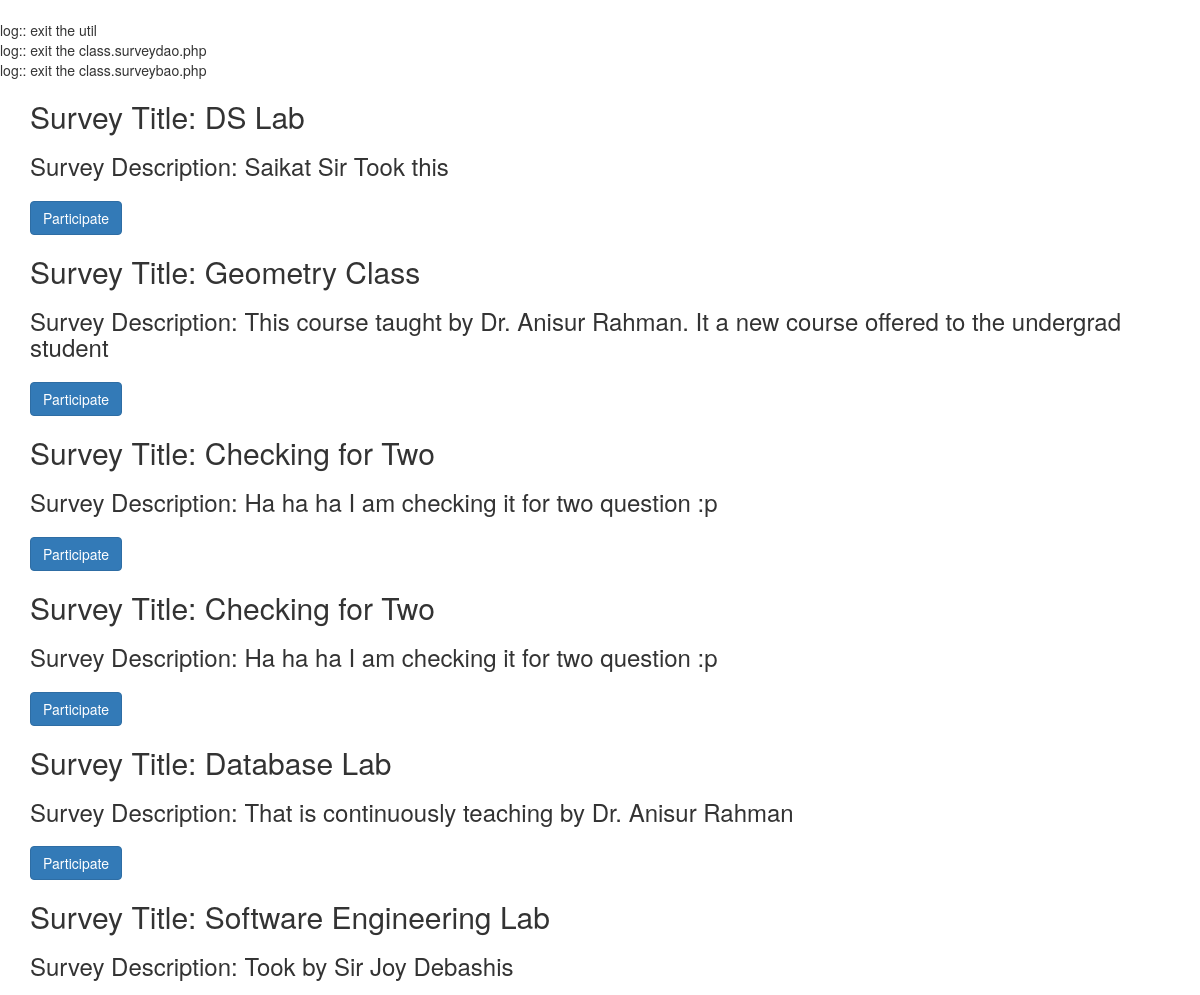
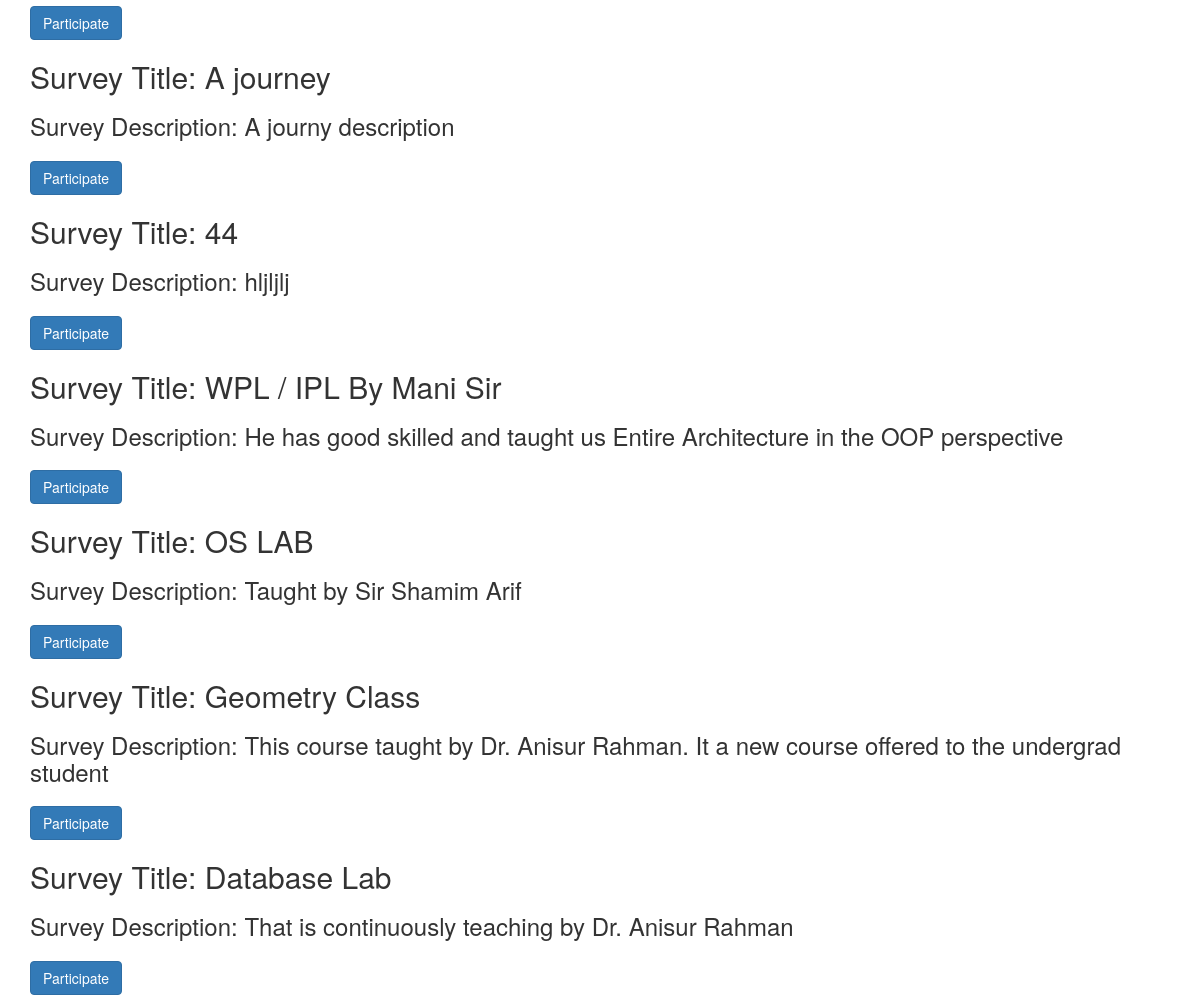
The page /modules/survey/view.SurveyHome.php on the database its author committed (2 pictures, top to bottom).
### tables this page shows
CREATE TABLE `tbl_survey` (
  `ID` varchar(40) NOT NULL,
  `Title` varchar(100) NOT NULL,
  `Description` varchar(300) NOT NULL,
  `Link` varchar(100) NOT NULL,
  `TotalQuestions` int(11) NOT NULL,
  `CreatorID` varchar(40) NOT NULL,
  `CreationDate` date NOT NULL,
  `CompletionDate` date NOT NULL
);

### common/class.common.php (called while the page is built, shortened)
<?php
class Result{
    private $_IsSuccess=0;
    private $_ResultObject;
    public function setIsSuccess($IsSuccess){
        $this->_IsSuccess = $IsSuccess;
    }
    public function getIsSuccess(){
        return $this->_IsSuccess;
    }
    public function setResultObject($ResultObject){
        $this->_ResultObject = $ResultObject;
    }
    public function getResultObject(){
        return $this->_ResultObject;
    }
}
class Survey{
    private $_ID;
    private $_Title;
    private $_Description;
    public function setID ( $ID ) {
        $this->_ID = $ID;
    }
    public function getID () {
        return $this->_ID;
    }
    public function setTitle( $Title ) {
        $this->_Title= $Title;
    }
    public function getTitle() {
        return $this->_Title;
    }
    public function setDescription ( $Description ) {
        $this->_Description = $Description;
    }
    public function getDescription () {
        return $this->_Description;
    }
}
?>

### modules/survey/view.SurveyHome.php (the view, shortened to what this page needs)
<?php
function createArea(){
    $surveyBAOOb = new SurveyBAO();
    $Result = $surveyBAOOb->getAllSurveys();
    $ResultOb = $Result->getResultObject();
    $numOfSur = count($ResultOb);
    for($i=0;$i<$numOfSur;$i++){
        $obj = $ResultOb[$i];
        ?>
        <h2>Survey Title: <?php echo $obj->getTitle();?></h2>
        <h3>Survey Description: <?php echo $obj->getDescription();?></h3>
        <a href="view.response.php?sid=<?php echo $obj->getID()?>" class="btn btn-primary" style="margin-top: 1%">Participate</a>
        <?php
    }
}
?>
<!DOCTYPE html>
<html lang="en">
<head>
    <link href="css/bootstrap.min.css" rel="stylesheet">
</head>
<body>
<div class="container">
    <?php
        createArea();
    ?>
</div>
</body>
</html>

### rows shown on the page
tbl_survey: Title "DS Lab", Description "Saikat Sir Took this"
tbl_survey: Title "Geometry Class", Description "This course taught by Dr. Anisur Rahman. It a new course offered to the undergrad student"
tbl_survey: Title "Checking for Two", Description "Ha ha ha I am checking it for two question :p"
tbl_survey: Title "Checking for Two", Description "Ha ha ha I am checking it for two question :p"
tbl_survey: Title "Database Lab", Description "That is continuously teaching by Dr. Anisur Rahman"
tbl_survey: Title "Software Engineering Lab", Description "Took by Sir Joy Debashis"
tbl_survey: Title "A journey", Description "A journy description"
tbl_survey: Title "44", Description "hljljlj"
tbl_survey: Title "WPL / IPL By Mani Sir", Description "He has good skilled and taught us Entire Architecture in the OOP perspective"
tbl_survey: Title "OS LAB", Description "Taught by Sir Shamim Arif"
tbl_survey: Title "Geometry Class", Description "This course taught by Dr. Anisur Rahman. It a new course offered to the undergrad student"
tbl_survey: Title "Database Lab", Description "That is continuously teaching by Dr. Anisur Rahman"
